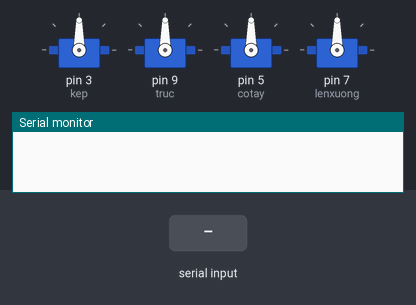
This sketch was run on a simulated Arduino Uno, built with avr-gcc and run on an emulated ATmega328P. Parts: 4 × servo, the last lines printed to the serial monitor. The inputs (shaded band) are chosen by the test bench.

Above: at 1.2 s.
1.3 s: byte 1 (1) received over Serial
At 1.45 s:
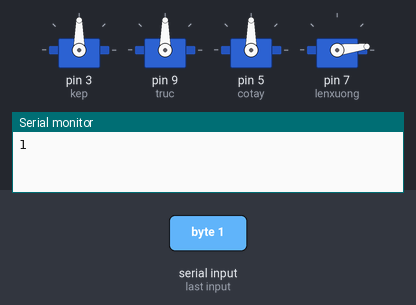
At 21.5 s:
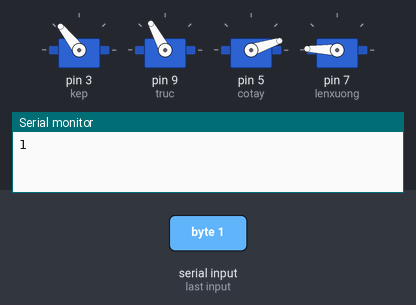
Timing chart, 0 to 21.7 s (numbered marks = the images above; inputs shaded):
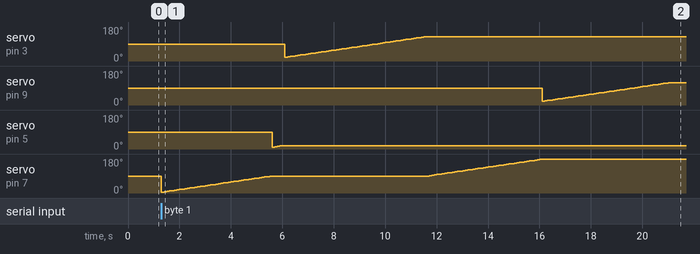

The sketch:

canh_tay_final.ino
```cpp
#include <Servo.h>
#include<Wire.h>

Servo kep;
Servo truc;
Servo cotay;
Servo lenxuong;
int currentAngle[4]  = {20, 10, 5, 20};
void setup(){

  Serial.begin(9600);
  kep.attach(3);
  truc.attach(9);
  cotay.attach(5);
  lenxuong.attach(7);
  }
  void RotateServo(int index, int angle)
{
  int i;
  if(currentAngle[index] < angle)
  {
    for(i = currentAngle[index]; i < angle; i+=2)
    {
      if(index == 0) kep.write(i);
      else if(index == 1) cotay.write(i);
      else if(index == 2) lenxuong.write(i);
      else if(index == 3) truc.write(i);
      delay(100);
    }
    currentAngle[index] = angle;
  }
  else if(currentAngle[index] > angle)
  {
    for(i = currentAngle[index]; i > angle; i-=2)
    {
        if(index == 0) kep.write(i);
        else if(index == 1) cotay.write(i);
        else if(index == 2) lenxuong.write(i);
        else if(index == 3) truc.write(i);
        delay(100);
    }
    currentAngle[index] = angle;
  }


}
void loop(){
 if(Serial.available()>0){
  int str = Serial.read();
  Serial.println(str);
  if(str == 1){
    RotateServo(2, 90);
    RotateServo(1, 20);
    RotateServo(0, 130);
    RotateServo(2, 180);
    RotateServo(3, 120);
    delay(1000);
    RotateServo(0, 180);
    RotateServo(1, 20);
    RotateServo(3, 60);
    delay(1000);
    }
  else if(str == 2){
    RotateServo(2, 90);
    RotateServo(1, 20);
    RotateServo(0, 130);
    RotateServo(2, 180);
    RotateServo(3, 0);
    delay(1000);
    RotateServo(0, 180);
    RotateServo(1, 20);
    RotateServo(3, 60);
    delay(1000);
    }
  else if(str == 3){
    RotateServo(2, 90);
    RotateServo(1, 20);
    RotateServo(0, 130);
    RotateServo(2, 180);
    RotateServo(3, 30);
    delay(1000);
    RotateServo(0, 180);
    RotateServo(1, 20);
    RotateServo(3, 60);
    delay(1000);
    }
 }
  }
```

Measured:
- after the input at 1.3 s, servo on pin 3 (kep): 90° → 20° after 4.8 s, → 22° 0.10 s later, → 24° 0.10 s later, → 26° 0.10 s later, … (55 changes in this stretch); servo on pin 9 (truc): 90° → 20° after 14.8 s, → 22° 0.10 s later, → 24° 0.10 s later, → 26° 0.10 s later, … (50 changes in this stretch)
